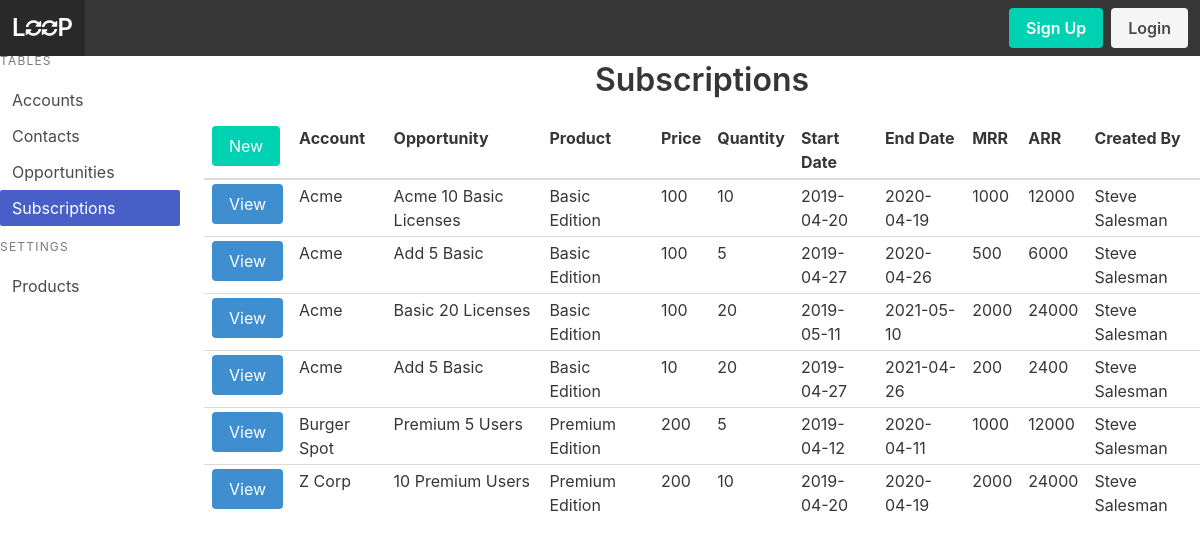
The page /subscription/r on the database as committed earlier.
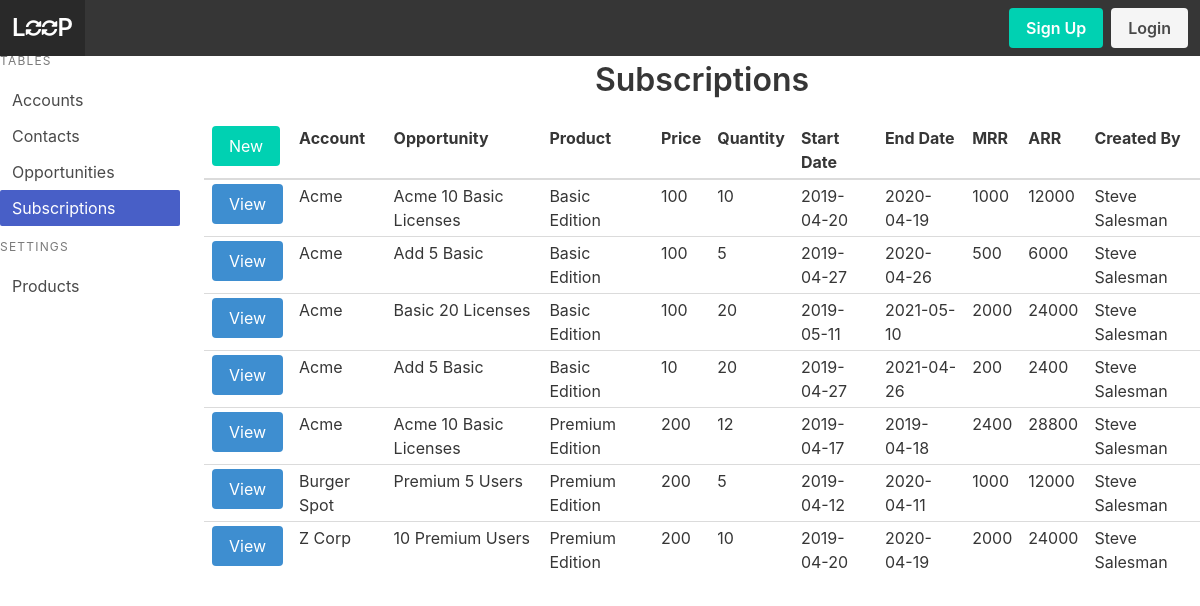
The same page on the database as committed later.
### models.py (models this page shows, shortened)
class Subscription(Model):
    account = ForeignKeyField(model=Account, null=True, backref='subscription')
    opportunity = ForeignKeyField(model=Opportunity, null=True, backref='subscription')
    product = ForeignKeyField(model=Product, null=True, backref='subscription')
    product_price = DecimalField()
    quantity = IntegerField()
    sub_start_date = DateField()
    sub_end_date = DateField()
    mrr = DecimalField()
    arr = DecimalField()
    created_by = ForeignKeyField(model=User, null=True, backref='creator')
    class Meta:
        database = DATABASE

class Account(Model):
    name = CharField()
    owner = ForeignKeyField(model=User, null=True, backref='owner')
    created_by = ForeignKeyField(model=User, null=True, backref='creator')
    account_type = CharField()
    street = CharField()
    city = CharField()
    state = CharField()
    country = CharField()
    website = CharField()
    mrr = DecimalField()
    arr = DecimalField()
    class Meta:
        database = DATABASE

class Opportunity(Model):
    account = ForeignKeyField(model=Account, null=True, backref='opportunity')
    name = CharField()
    owner = ForeignKeyField(model=User, null=True, backref='owner')
    opportunity_type = CharField()
    primary_contact = ForeignKeyField(model=Contact, null=True, backref='opportunity')
    mrr = DecimalField()
    arr = DecimalField()
    stage = CharField()
    close_date = DateField()
    created_by = ForeignKeyField(model=User, null=True, backref='creator')
    class Meta:
        database = DATABASE

class Product(Model):
    name = CharField()
    price = DecimalField()
    class Meta:
        database = DATABASE

class User(UserMixin, Model):
    username = CharField(unique=True)
    fullname = CharField()
    email = CharField(unique=True)
    password = CharField(max_length=100)
    joined_at = DateTimeField(default=datetime.datetime.now)
    is_admin = BooleanField(default=False)
    class Meta:
        database = DATABASE

### app.py (the view)
@app.route('/subscription', methods=['GET'])
@app.route('/subscription/', methods=['GET'])
@app.route('/subscription/r', methods=['GET'])
@app.route('/subscription/<subscriptionid>', methods=['GET'])
@app.route('/subscription/<subscriptionid>/', methods=['GET'])
@app.route('/subscription/<subscriptionid>/r', methods=['GET'])
def subscription(subscriptionid=None):
    subscriptions = models.Subscription.select()
    title = 'Subscriptions'
    if subscriptionid != None:
        subscription = models.Subscription.select().where(models.Subscription.id == subscriptionid).get()
        title = 'Subscription Details'
        return render_template('subscription-detail.html', subscription=subscription, user=g.user._get_current_object(), title=title)
    return render_template('subscription.html', subscriptions=subscriptions, title=title)

### app.py (called while the page is built)
@app.before_request
def before_request():
    g.db = models.DATABASE
    g.db.connect()
    g.user = current_user

@app.after_request
def after_request(response):
    g.db.close()
    return response

### templates/subscription.html (shortened to what this page needs)
{% extends 'index.html' %}
{% from 'macros.html' import render_subscription %}
{% block content %}
<table class="table is-fullwidth is-hoverable is-narrow">
    <thead>
        <tr>
            <td><a class='button is-primary' href="{{url_for('create_subscription')}}">New</a></td>
            <th>Account</th>
            <th>Opportunity</th>
            <th>Product</th>
            <th>Price</th>
            <th>Quantity</th>
            <th>Start Date</th>
            <th>End Date</th>
            <th>MRR</th>
            <th>ARR</th>
            <th>Created By</th>
        </tr>
    </thead>
    <tbody>
        {% for subscription in subscriptions|sort(attribute='account.name') %}
            {{ render_subscription(subscription) }}
        {% endfor %}
    </tbody>
</table>
{% endblock %}

### templates/macros.html (shortened to what this page needs)
{% macro render_subscription(subscription) %}
    <tr>
        <td><a class='button is-info' href="{{url_for('subscription', subscriptionid=subscription.id)}}">View</a></td>
        <td>{% if subscription.account %}{{subscription.account.name}}{% endif %}</td>
        <td>{% if subscription.opportunity %}{{subscription.opportunity.name}}{% endif %}</td>
        <td>{% if subscription.product %}{{subscription.product.name}}{% endif %}</td>
        <td>{{subscription.product_price}}</td>
        <td>{{subscription.quantity}}</td>
        <td>{{subscription.sub_start_date}}</td>
        <td>{{subscription.sub_end_date}}</td>
        <td>{{subscription.mrr}}</td>
        <td>{{subscription.arr}}</td>
        <td>{% if subscription.created_by %}{{subscription.created_by.fullname}}{% endif %}</td>
    </tr>
{% endmacro %}

Rows that differ between the two databases and show on the page:
added Subscription: account.name "Acme", opportunity.name "Acme 10 Basic Licenses", product.name "Premium Edition", product_price "200", quantity "12", sub_start_date "2019-04-17", sub_end_date "2019-04-18", mrr "2400", arr "28800", created_by.fullname "Steve Salesman"
